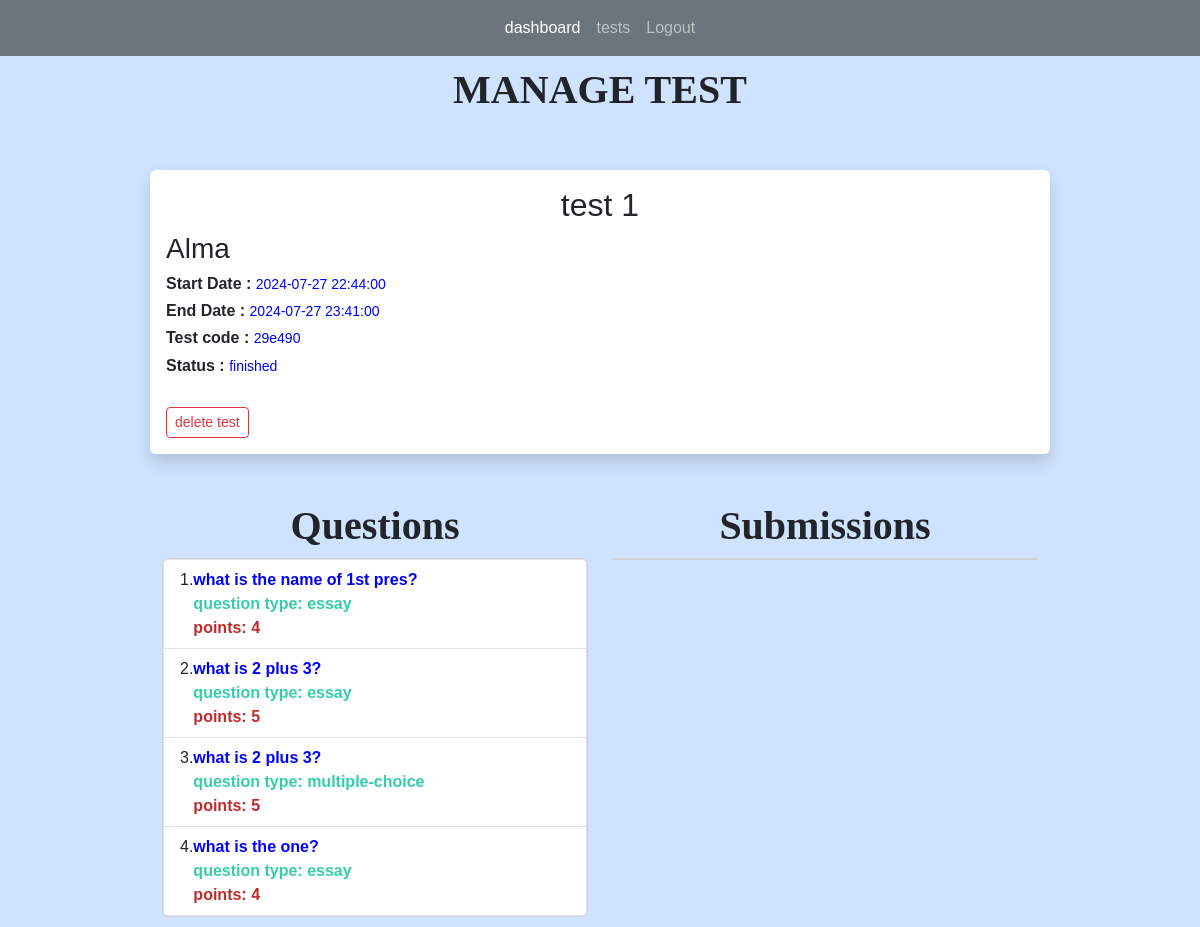
The app's page /tests/6 (signed in) with its own data.
### app.py (models this page shows)
class Tests(db.Model):
    test_id = db.Column(db.Integer, primary_key=True)
    title = db.Column(db.String(255))
    start_date = db.Column(db.DateTime, nullable = False)
    end_date = db.Column(db.DateTime, nullable = False)
    status = db.Column(db.String(255))
    teacher_id = db.Column(db.Integer, db.ForeignKey('users.id'))
    teacher = db.relationship('Users', backref=db.backref('tests', lazy=True))
    questions = db.relationship("Questions", backref="question_list")
    code = db.Column(db.String(6), unique=True)  # column to store the unique code
    students = db.relationship('Users', secondary='test_students', backref=db.backref('tests_registered', lazy=True))
    submissions = db.relationship('Submission', backref='test_submissions', lazy=True)

class Users(db.Model, UserMixin):
    id = db.Column(db.Integer, primary_key = True)
    name = db.Column(db.String(200), nullable=False)
    email = db.Column(db.String(120), nullable=False, unique =True)
    password = db.Column(db.String(128), nullable=False)
    role = db.Column(db.String(80), nullable=False)
    submissions = db.relationship('Submission', backref='submitted_tests', lazy=True)

class Questions(db.Model):
    question_id = db.Column(db.Integer, primary_key=True)
    question_text = db.Column(db.String(255), nullable=False)
    question_type = db.Column(db.String(255), nullable=False)
    points = db.Column(db.Integer, nullable=False)
    option1 = db.Column(db.String(255))
    option2 = db.Column(db.String(255))
    option3 = db.Column(db.String(255))
    option4 = db.Column(db.String(255))
    correct_opt = db.Column(db.Integer)
    correct_ans = db.Column(db.String(255))
    stt = db.Column(db.Boolean)
    test_id = db.Column(db.Integer, db.ForeignKey('tests.test_id'))
    test = db.relationship('Tests', backref=db.backref('question_test', lazy=True))
    answer = db.relationship("Answers", uselist=False)

### app.py (the view)
@app.route('/tests/<int:id>', methods=['GET', 'POST'])
@login_required(role="teacher")
def test(id):
    test = Tests.query.get_or_404(id)
    questions = Questions.query.filter_by(test_id = id)
    return render_template('manage_test.html', test=test, questions=questions)

### app.py (called while the page is built)
@login_manager.user_loader
def load_user(user_id):
    return Users.query.get(int(user_id))

def login_required(role="ANY"):
    def wrapper(fn):
        @wraps(fn)
        def decorated_view(*args, **kwargs):
            if not current_user.is_authenticated:
               return login_manager.unauthorized()
            if ( (current_user.role != role) and (role != "ANY")):
                return login_manager.unauthorized()
            return fn(*args, **kwargs)
        return decorated_view
    return wrapper

### templates/manage_test.html (shortened to what this page needs)
{% extends 'index.html' %}
{% block content %}
<h1>MANAGE TEST</h1>
<br>
<br/>
<div class="shadow p-3 mb-5 bg-body rounded">
	<h2 style="text-align: center;">{{ test.title }}</h2>
    <h3>{{ test.teacher.name }} </h3>
	<h6><b>Start Date : </b><small style="color: blue;">{{ test.start_date }}</small></h6>
	<h6><b>End Date : </b><small style="color: blue;">{{ test.end_date }}</small></h6>
	<h6><b>Test code : </b><small style="color: blue;">{{ test.code }}</small></h6>
	<h6><b>Status : </b><small style="color: blue;">{{ test.status }}</small></h6>
	<br/>
	{% if test.status == 'scheduled' or test.status == "finished" %}
		<a class="btn btn-outline-danger btn-sm" data-bs-toggle="modal" data-bs-target="#confirmationModal" >delete test</a>
		<br/>
	{% endif %}
</div>
<div class="container text-center">
	<div class="row">
	  <div class="col">
		<h1>Questions</h1>
	  </div>
	  <div class="col">
		<h1>Submissions</h1>
	  </div>
	</div>
	<div class="row">
	  <div class="col">
		<div class="card">
			<ul class="list-group list-group-numbered">
				{% for question in questions %}
				<li style="text-align: left;" class="list-group-item d-flex ">
					<div class="flex-grow-1">
						<b style="color: blue;">
							{{ question.question_text }}
						</b><br>
						<b style="color: rgb(53, 206, 173);">
							question type: {{ question.question_type }}
						</b> <br>
						<b style="color: rgb(189, 45, 45);">
							points: {{ question.points }}
						</b>
					</div>
				</li>
				{% endfor %}
			</ul>
		</div>
	  </div>
	  <div class="col">
		<div class="card">
		</div>
	  </div>
	</div>
  </div>
{% endblock %}

### static/main.css (style rules this page uses)
body { font-family: Arial, sans-serif; margin: 0; padding: 0; }
H1 { font-family: Copperplate; font-weight: bold; font-size: 40px; text-align: center; }

### records on screen
Tests: title "test 1", start_date "2024-07-27 22:44:00", end_date "2024-07-27 23:41:00", code "29e490", status "finished"
Users: teacher.name "Alma"
Questions: question_text "what is the name of 1st pres?", question_type "essay", points "4"
Questions: question_text "what is 2 plus 3?", question_type "essay", points "5"
Questions: question_text "what is 2 plus 3?", question_type "multiple-choice", points "5"
Questions: question_text "what is the one?", question_type "essay", points "4"
